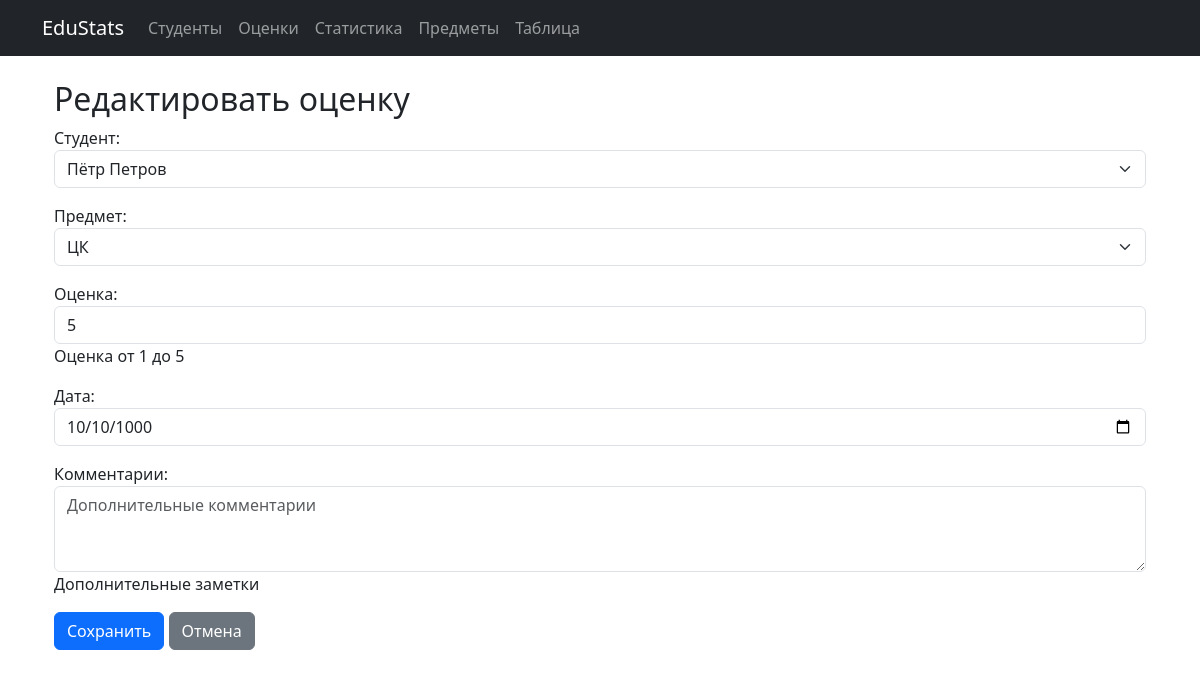
Before: /grades/5/edit/ with the older database file.
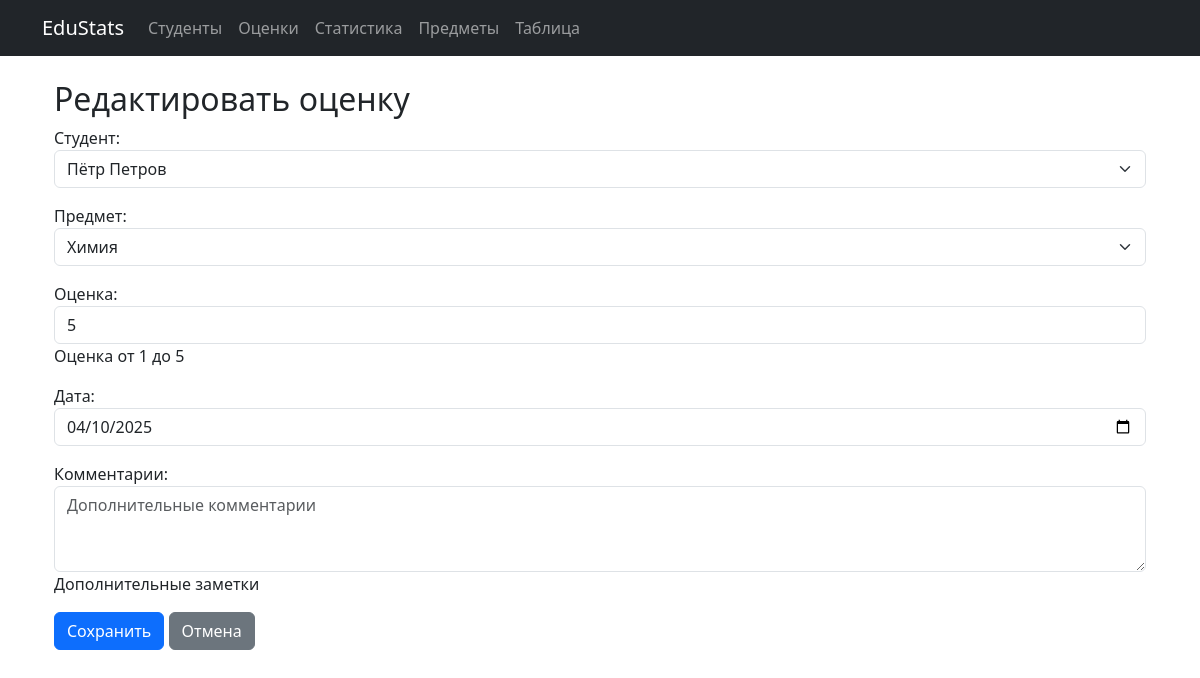
After: the same page with the newer database file.
### edu_stats/models.py (models this page shows, shortened)
class Grade(models.Model):
    student = models.ForeignKey(
        Student,
        on_delete=models.CASCADE,
        related_name='grades',
        verbose_name='Студент'
    )
    subject = models.ForeignKey(
        Subject,
        on_delete=models.CASCADE,
        related_name='grades',
        verbose_name='Предмет'
    )
    grade = models.IntegerField(
        validators=[MinValueValidator(1), MaxValueValidator(5)],
        verbose_name='Оценка',
        help_text='Оценка от 1 до 5'
    )
    date = models.DateField(
        verbose_name='Дата оценки'
    )
    comments = models.TextField(
        verbose_name='Комментарии',
        blank=True,
        help_text='Дополнительные заметки'
    )
    class Meta:
        verbose_name = 'Оценка'
        verbose_name_plural = 'Оценки'
        ordering = ['-date', 'student']
        unique_together = ['student', 'subject', 'date']

### edu_stats/views.py (the view)
# urls.py: path('grades/<int:pk>/edit/', views.edit_grade, name='edit_grade'),
def edit_grade(request, pk):
    grade = get_object_or_404(Grade, pk=pk)
    if request.method == 'POST':
        form = GradeForm(request.POST, instance=grade)
        if form.is_valid():
            form.save()
            return redirect('grades:grades_list')
    else:
        form = GradeForm(instance=grade)
    return render(request, 'grades/edit_grade.html', {'form': form})

### edu_stats/forms.py
class GradeForm(forms.ModelForm):
    class Meta:
        model = Grade
        fields = ['student', 'subject', 'grade', 'date', 'comments']
        widgets = {
            'student': forms.Select(attrs={
                'class': 'form-select',
                'placeholder': 'Выберите студента'
            }),
            'subject': forms.Select(attrs={
                'class': 'form-select',
                'placeholder': 'Выберите предмет'
            }),
            'grade': forms.NumberInput(attrs={
                'class': 'form-control',
                'min': '1',
                'max': '5',
                'step': '1'
            }),
            'date': forms.DateInput(attrs={
                'class': 'form-control',
                'type': 'date'
            }, format='%Y-%m-%d'),
            'comments': forms.Textarea(attrs={
                'class': 'form-control',
                'rows': 3,
                'placeholder': 'Дополнительные комментарии'
            }),
        }
        labels = {
            'student': 'Студент',
            'subject': 'Предмет',
            'grade': 'Оценка',
            'date': 'Дата',
            'comments': 'Комментарии'
        }

### edu_stats/templates/grades/edit_grade.html (shortened to what this page needs)
{% extends 'grades/base.html' %}
{% block content %}
<div class="container">
    <h2>Редактировать оценку</h2>
    <form method="post">
        {{ form.as_p }}
        <button type="submit" class="btn btn-primary">Сохранить</button>
        <a href="{% url 'grades:grades_list' %}" class="btn btn-secondary">Отмена</a>
    </form>
</div>
{% endblock %}

Changed rows visible on the page:
changed Grade "Пётр Петров": subject "ЦК" → "Химия"; date "10/10/1000" → "04/10/2025"
